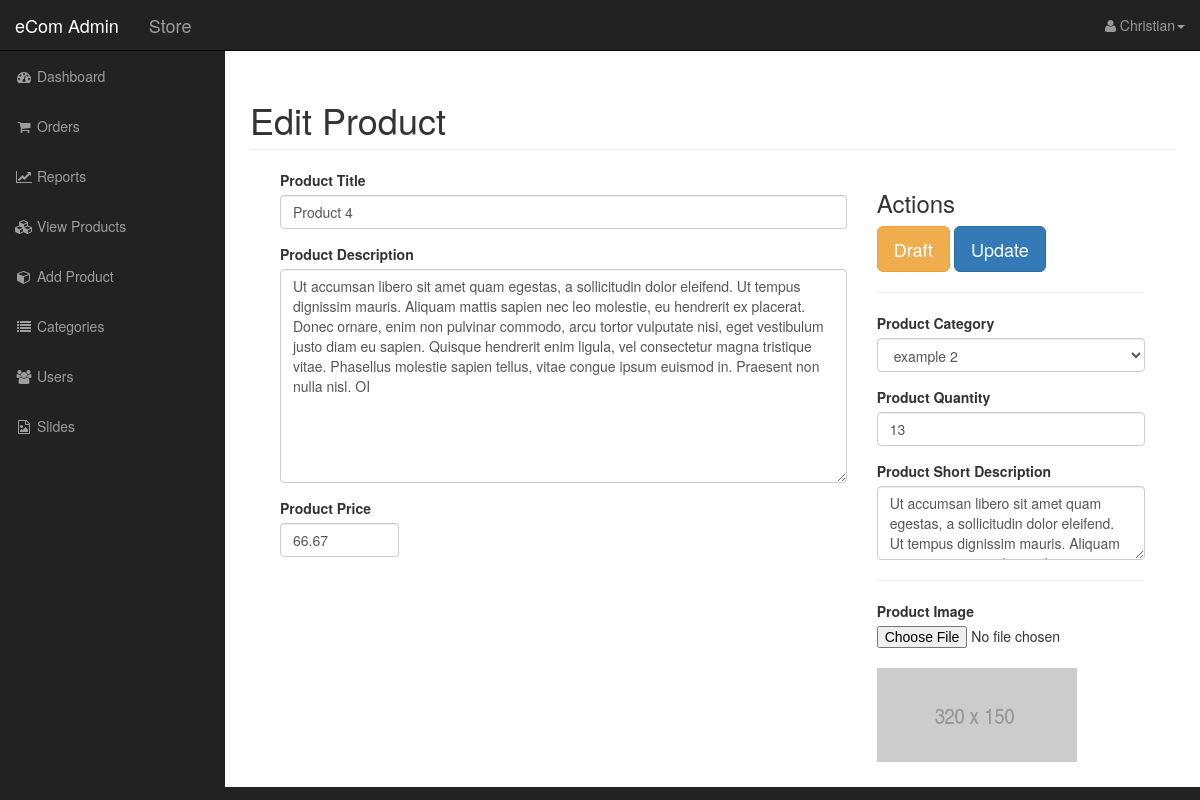
Before: /admin/index.php?edit_product&id=12 (signed in) with the older database file.
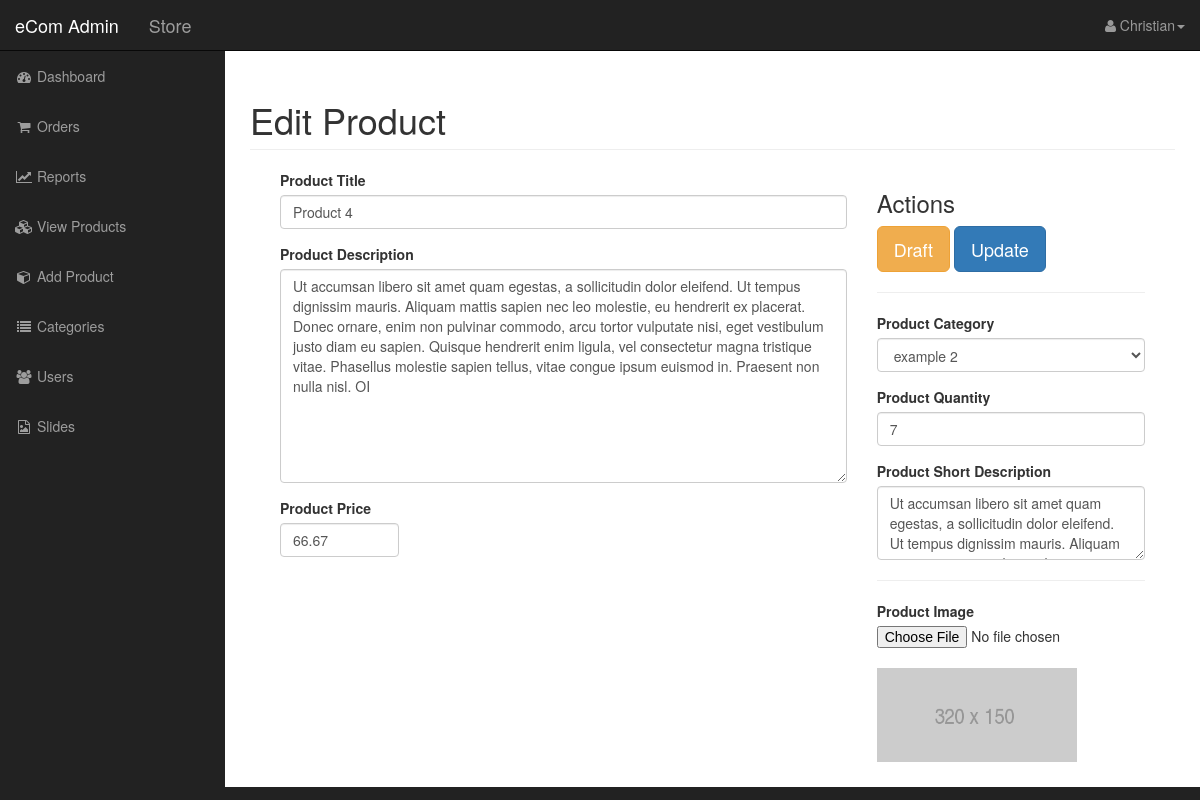
After: the same page with the newer database file.
### tables this page shows
CREATE TABLE `products` (
  `product_id` int(11) NOT NULL AUTO_INCREMENT,
  `product_title` varchar(255) DEFAULT NULL,
  `product_category_id` int(11) DEFAULT NULL,
  `product_price` float DEFAULT NULL,
  `product_qty` int(11) NOT NULL DEFAULT '0',
  `product_description` text,
  `product_short_desc` text NOT NULL,
  `product_image` varchar(255) DEFAULT NULL,
  PRIMARY KEY (`product_id`)
);

CREATE TABLE `categories` (
  `cat_id` int(9) NOT NULL AUTO_INCREMENT,
  `cat_title` varchar(255) DEFAULT NULL,
  PRIMARY KEY (`cat_id`)
);

### resources/functions.php (called while the page is built, shortened)
<?php
function query($sql) {
	global $connection;
	return mysqli_query($connection, $sql);
}
function escapeString($string) {
	global $connection;
	return mysqli_real_escape_string($connection, $string);
}
function fetchArray($result) {
	return mysqli_fetch_array($result);
}
function showCategory($cat) {
	global $connection;
	$query = "SELECT * FROM categories WHERE cat_id = " . $cat;
	$send_query = mysqli_query($connection, $query);
	while ($row = mysqli_fetch_array($send_query)) {
		$cat_title = $row['cat_title'];
		return $cat_title;
	}
}
?>

### resources/templates/back/edit_product.php (the view, shortened to what this page needs)
<?php
if (isset($_GET['id'])) {
	$query = query("SELECT * FROM products WHERE product_id = " . escapeString($_GET['id']) . " ");
	while ($row = fetchArray($query)) {
	$product_title = escapeString($row['product_title']);
	$product_category_id = escapeString($row['product_category_id']);
	$product_price = escapeString($row['product_price']);
	$product_qty = escapeString($row['product_qty']);
	$product_description = escapeString($row['product_description']);
	$product_short_desc = escapeString($row['product_short_desc']);
	$product_image = escapeString($row['product_image']);
	}
}
?>
<div class="col-md-12">
<div class="row">
<h1 class="page-header"> Edit Product </h1>
</div>
<form action="" method="post" enctype="multipart/form-data">
<div class="col-md-8">
<div class="form-group">
    <label for="product-title">Product Title </label>
        <input type="text" name="product_title" class="form-control" value="<?php echo $product_title ;?>">
    </div>
    <div class="form-group">
           <label for="product-title">Product Description</label>
      <textarea name="product_description" id="" cols="30" rows="10" class="form-control"><?php echo $product_description ;?></textarea>
    </div>
    <div class="form-group row">
      <div class="col-xs-3">
        <label for="product-price">Product Price</label>
        <input type="number" value="<?php echo $product_price ;?>"  placeholder="0.00" step="0.01" min="0" name="product_price" class="form-control" size="60">
      </div>
    </div>
</div>
<aside id="admin_sidebar" class="col-md-4">
     <div class="form-group">
       <h3>Actions</h3>
       <input type="submit" name="draft" class="btn btn-warning btn-lg" value="Draft">
        <input type="submit" name="update" class="btn btn-primary btn-lg" value="Update">
    </div>
          <hr>
    <div class="form-group">
         <label for="product-title">Product Category</label>
        <select name="product_category_id" id="" class="form-control">
            <option value="<?php echo $product_category_id ;?>"><?php echo showCategory($product_category_id)?></option>
        </select>
</div>
    <div class="form-group">
      <label for="product-title">Product Quantity</label>
          <input type="number"  placeholder="0" step="1" min="0" name="product_qty" value="<?php echo $product_qty ;?>" class="form-control" size="60">
    </div>
    <div class="form-group">
          <label for="product-title">Product Short Description</label>
        <textarea name="product_short_desc" maxlength="200" cols="30" rows="3" class="form-control"><?php echo $product_short_desc ;?></textarea>
    </div>
          <hr>
    <div class="form-group">
        <label for="product-title">Product Image</label>
        <input type="file" name="file">
	<br>
	<img src="<?php echo $product_image ;?>" width="200" alt="product image"></img>
    </div>
</aside>
</form>

Changed rows visible on the page:
changed products "Product 4": product_qty "13" → "7"
